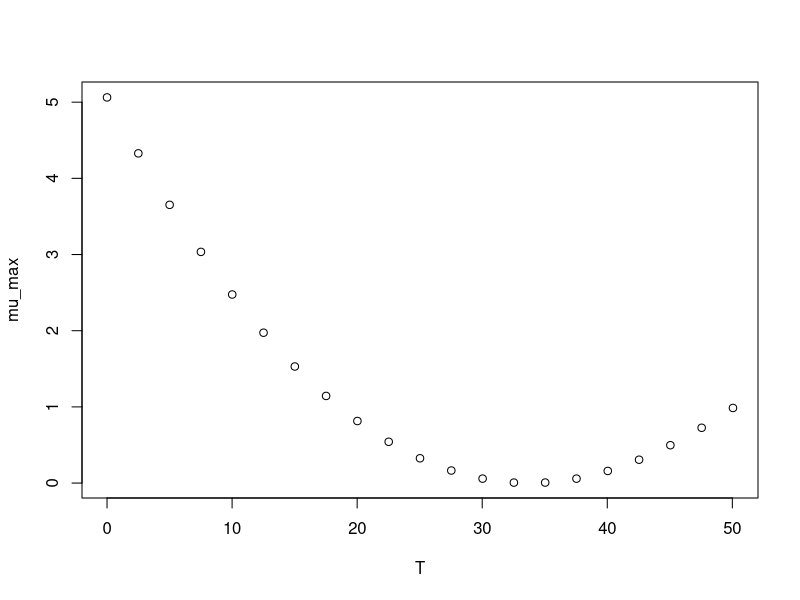

Write the R code that produced this figure.
#############################
# start of Parameter script
#############################
T <- seq(0,50.05,length.out=21)
#############################
# end of Parameter script
#############################
############################# 
# start of Model script Gropin ID 1091 
#############################
 
# constant coefficients for this model
 
variables <- data.frame(T)
argumentsPar <- expand.grid(variables)
 
# heart of the model
response_surface <- function(T) {
   mumax <-2.068*(T-68.14)*((T-33.76)^2)/((28.06)*((28.06)*(T-61.82)-(-604.0656+12.64*T)))

return(mumax=mumax)
} 

# output parameters
mumax <- cbind(argumentsPar,response_surface(argumentsPar['T']))
colnames(mumax) <- c(colnames(argumentsPar),'mumax')
#############################
# End of Model script
#############################
############################# 
# start of Visualisation script Gropin ID 1091 
#############################
plot(T,mumax$mumax,
                          xlab='T',
                          ylab='mu_max')
#############################
# End of Visualisation script
#############################
